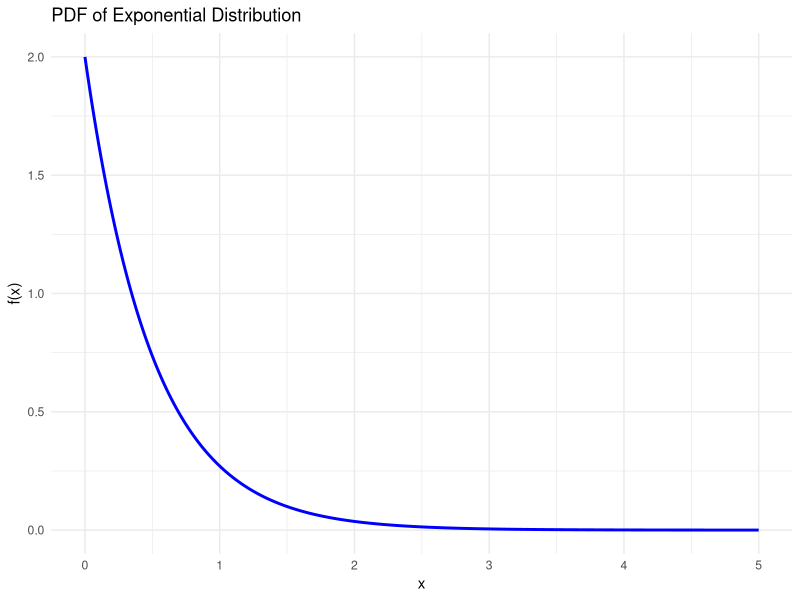
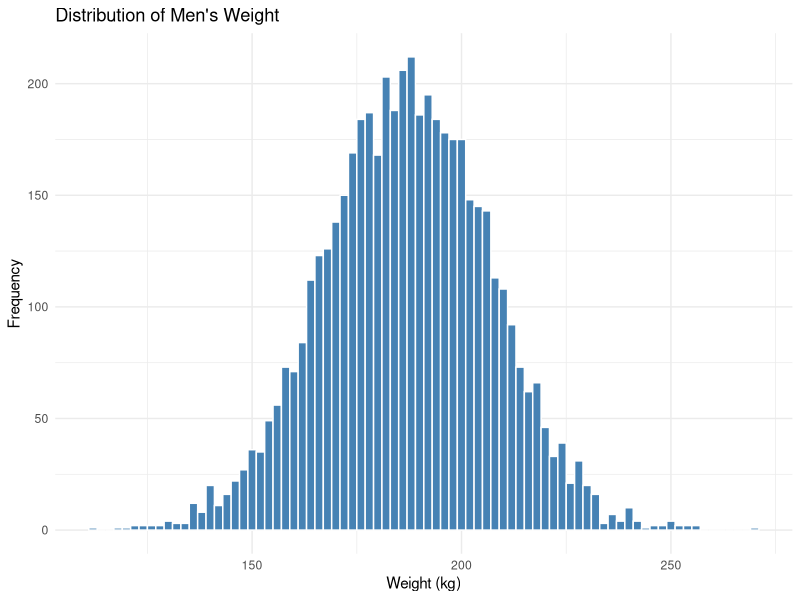
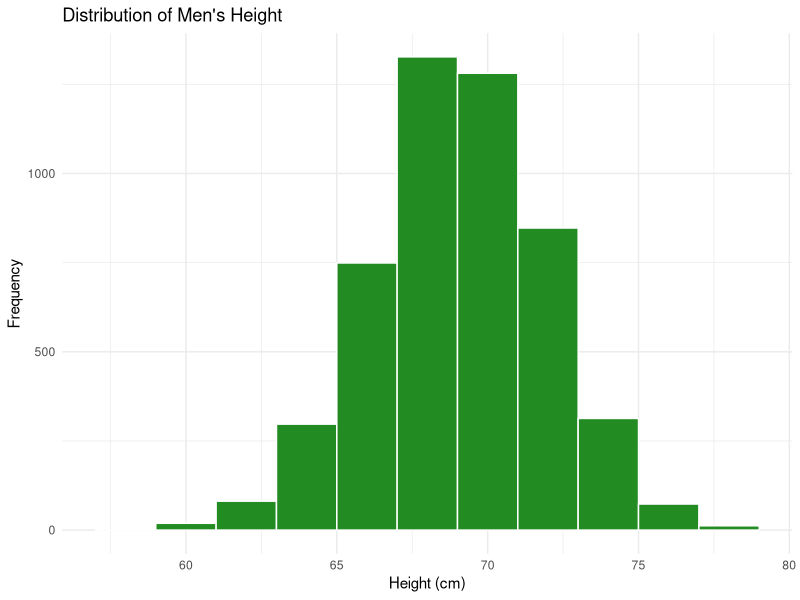
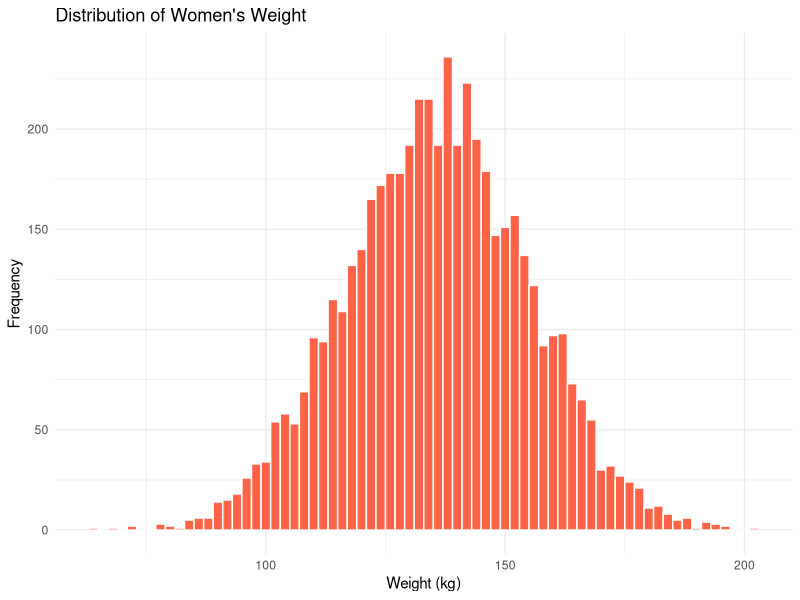
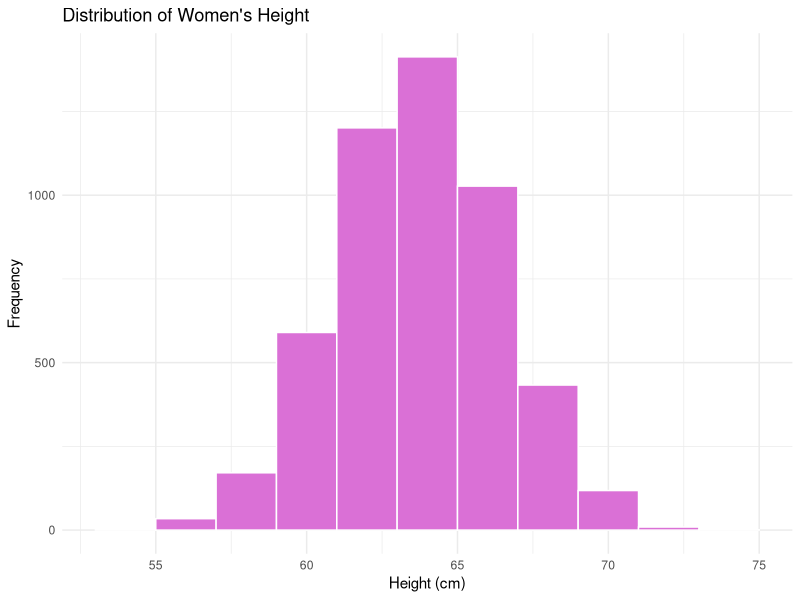
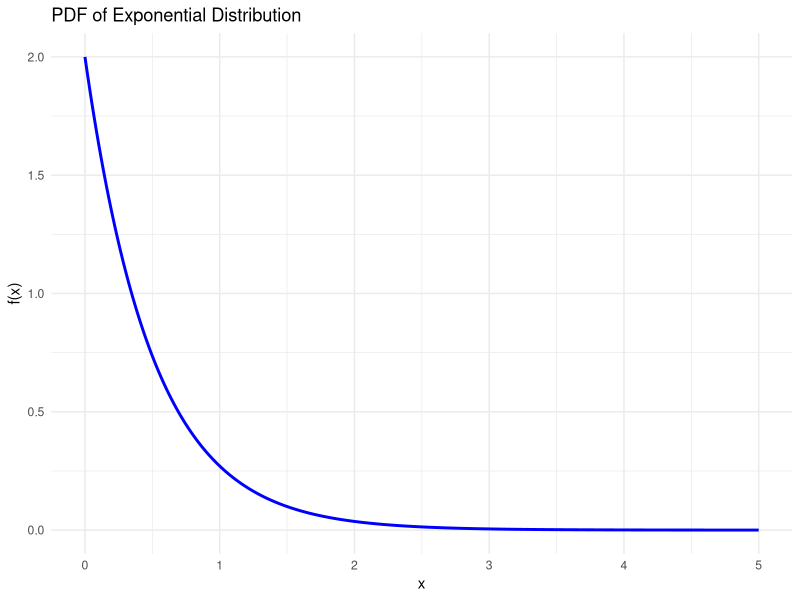

The R script that drew these images, in order:
#' @title Assignment 5: Statistical Estimation and Probability Distributions
#'
#' @description
#' This script solves all four problems from Assignment 5 in MT220-01: Introduction to Probability 
#' and Statistics. It covers confidence interval estimation for height and weight, properties of 
#' the normal and exponential distributions, and sample size calculations.
#'
#' @details
#' Part 1 computes 95% confidence intervals for height and weight using gender-separated samples 
#' from a dataset. Part 2 analyzes a normal distribution to evaluate its PDF, tail probabilities, 
#' and central moments. Part 3 constructs confidence intervals using known variance and derives 
#' the sample size required for a desired margin of error. Part 4 explores the exponential 
#' distribution’s PDF, mean, variance, and adapts it to match a specific variance target.
#'
#' @author Alejandro De La Torre
#' @date April 23, 2025
#'
#' @seealso
#' Course Textbook: Montgomery & Runger - Applied Statistics and Probability for Engineers
#'
#' @examples
#' # Run this script top-down in RStudio or VS Code to reproduce figures and calculations.
#'
#' @note
#' This script assumes the working directory is set to the assignment_5_ALDT folder 
#' and that all necessary subdirectories (e.g., report/figures) exist.

# ---------------------------------------------
# Part 1: Confidence Intervals for Weight & Height
# ---------------------------------------------

# Load required libraries
library(readxl)
library(dplyr)

# Load dataset
data <- read_excel("weight-height.xls")

# Preview dataset
str(data)

# Separate by gender
men <- data %>% filter(Gender == "Male")
women <- data %>% filter(Gender == "Female")

# Function to compute 95% confidence interval (known variance)
compute_ci <- function(x) {
  n <- length(x)
  mean_x <- mean(x)
  var_x <- var(x)
  sd_x <- sqrt(var_x)
  z <- 1.96  # 95% confidence
  error_margin <- z * sd_x / sqrt(n)
  lower <- mean_x - error_margin
  upper <- mean_x + error_margin
  return(c(mean = mean_x, lower = lower, upper = upper, n = n, sd = sd_x))
}

# Compute CIs for each variable and gender
ci_men_weight <- compute_ci(men$Weight)
ci_men_height <- compute_ci(men$Height)

ci_women_weight <- compute_ci(women$Weight)
ci_women_height <- compute_ci(women$Height)

# Display results
cat("95% CI for Men's Weight:", round(ci_men_weight[2:3], 2), "\n")
cat("95% CI for Men's Height:", round(ci_men_height[2:3], 2), "\n")
cat("95% CI for Women's Weight:", round(ci_women_weight[2:3], 2), "\n")
cat("95% CI for Women's Height:", round(ci_women_height[2:3], 2), "\n")

# Visualize distributions
library(ggplot2)

# Plot: Men's Weight
p_men_weight <- ggplot(men, aes(x = Weight)) +
  geom_histogram(binwidth = 2, fill = "steelblue", color = "white") +
  labs(title = "Distribution of Men's Weight", x = "Weight (kg)", y = "Frequency") +
  theme_minimal()
ggsave("report/figures/mens_weight_distribution.png", plot = p_men_weight, width = 8, height = 6)

# Plot: Men's Height
p_men_height <- ggplot(men, aes(x = Height)) +
  geom_histogram(binwidth = 2, fill = "forestgreen", color = "white") +
  labs(title = "Distribution of Men's Height", x = "Height (cm)", y = "Frequency") +
  theme_minimal()
ggsave("report/figures/mens_height_distribution.png", plot = p_men_height, width = 8, height = 6)

# Plot: Women's Weight
p_women_weight <- ggplot(women, aes(x = Weight)) +
  geom_histogram(binwidth = 2, fill = "tomato", color = "white") +
  labs(title = "Distribution of Women's Weight", x = "Weight (kg)", y = "Frequency") +
  theme_minimal()
ggsave("report/figures/womens_weight_distribution.png", plot = p_women_weight, width = 8, height = 6)


# Plot: Women's Height
p_women_height <- ggplot(women, aes(x = Height)) +
  geom_histogram(binwidth = 2, fill = "orchid", color = "white") +
  labs(title = "Distribution of Women's Height", x = "Height (cm)", y = "Frequency") +
  theme_minimal()
ggsave("report/figures/womens_height_distribution.png", plot = p_women_height, width = 8, height = 6)


# ---------------------------------------------
# Part 2: Normal Distribution Analysis
# ---------------------------------------------

# Parameters for the normal distribution
mu_x <- 5
sigma2_x <- 1
sigma_x <- sqrt(sigma2_x)

# a) PDF expression
pdf_normal <- function(x) {
  return((1 / (sigma_x * sqrt(2 * pi))) * exp(-0.5 * ((x - mu_x)^2 / sigma2_x)))
}

# Evaluate pdf at mean (for reference)
cat("PDF evaluated at X = 5:", pdf_normal(5), "\n")

# b) P(X > 6)
prob_x_gt_6 <- pnorm(6, mean = mu_x, sd = sigma_x, lower.tail = FALSE)
cat("P(X > 6):", round(prob_x_gt_6, 4), "\n")

# c) P(3 < X < 6)
prob_3_lt_x_lt_6 <- pnorm(6, mean = mu_x, sd = sigma_x) - pnorm(3, mean = mu_x, sd = sigma_x)
cat("P(3 < X < 6):", round(prob_3_lt_x_lt_6, 4), "\n")

# d) Expected value and variance
cat("Expected value E(X):", mu_x, "\n")
cat("Variance Var(X):", sigma2_x, "\n")



# ---------------------------------------------
# Part 3: Confidence Intervals with Known Variance
# ---------------------------------------------

# Given parameters
sigma2_known <- 4
sigma_known <- sqrt(sigma2_known)
x_bar <- 123
n_sample <- 1000

# a) 99% CI for the actual mean
z_99 <- qnorm(1 - 0.01 / 2)
margin_error_99 <- z_99 * sigma_known / sqrt(n_sample)
ci_99 <- c(lower = x_bar - margin_error_99, upper = x_bar + margin_error_99)
cat("99% CI for the mean:", round(ci_99, 4), "\n")

# b) 95% CI for the actual mean
z_95 <- qnorm(1 - 0.05 / 2)
margin_error_95 <- z_95 * sigma_known / sqrt(n_sample)
ci_95 <- c(lower = x_bar - margin_error_95, upper = x_bar + margin_error_95)
cat("95% CI for the mean:", round(ci_95, 4), "\n")

# c) Required sample size for margin of error E <= 0.1 at 95% confidence
E_target <- 0.1
required_n <- ceiling((z_95 * sigma_known / E_target)^2)
cat("Minimum required sample size for E <= 0.1:", required_n, "\n")


# d) Expected value and variance
cat("Expected value:", x_bar, "\n")
cat("Known variance:", sigma2_known, "\n")


# ---------------------------------------------
# Part 4: Exponential Distribution Analysis
# ---------------------------------------------

# Given parameter for the exponential distribution
lambda_exp <- 2

# a) PDF of the exponential distribution
pdf_exponential <- function(x, lambda) {
  ifelse(x >= 0, lambda * exp(-lambda * x), 0)
}

# Display PDF formula for lambda = 2
cat("PDF of exponential distribution with lambda = 2:\n")
cat("f(x) = 2 * exp(-2 * x) for x >= 0\n\n")

# b) Mean and variance for exponential distribution
mean_exp <- 1 / lambda_exp
var_exp <- 1 / (lambda_exp^2)
cat("Mean:", mean_exp, "\n")
cat("Variance:", var_exp, "\n\n")

# c) Find the lambda that gives a variance of 4
target_variance <- 4
lambda_new <- 1 / sqrt(target_variance)
cat("Lambda for variance = 4:", lambda_new, "\n")

# New PDF with the adjusted lambda
cat("PDF of exponential distribution with variance = 4:\n")
cat(paste0("f(x) = ", round(lambda_new, 3), " * exp(-", round(lambda_new, 3), " * x) for x >= 0\n"))


# OPTIONAL PDF PLOT
# Parameters for the plot
lambda <- 2  # Example lambda value
x_values <- seq(0, 5, by = 0.01)  # Range of x values
y_values <- pdf_exponential(x_values, lambda)  # Compute PDF values

# Create a data frame for plotting
pdf_data <- data.frame(x = x_values, y = y_values)

# Plot the PDF using ggplot2
library(ggplot2)
p_pdf <- ggplot(pdf_data, aes(x = x, y = y)) +
  geom_line(color = "blue", size = 1) +
  labs(title = "PDF of Exponential Distribution",
       x = "x",
       y = "f(x)") +
  theme_minimal()

# Save the plot
ggsave("report/figures/exponential_pdf_plot.png", plot = p_pdf, width = 8, height = 6)

# Display the plot
print(p_pdf)